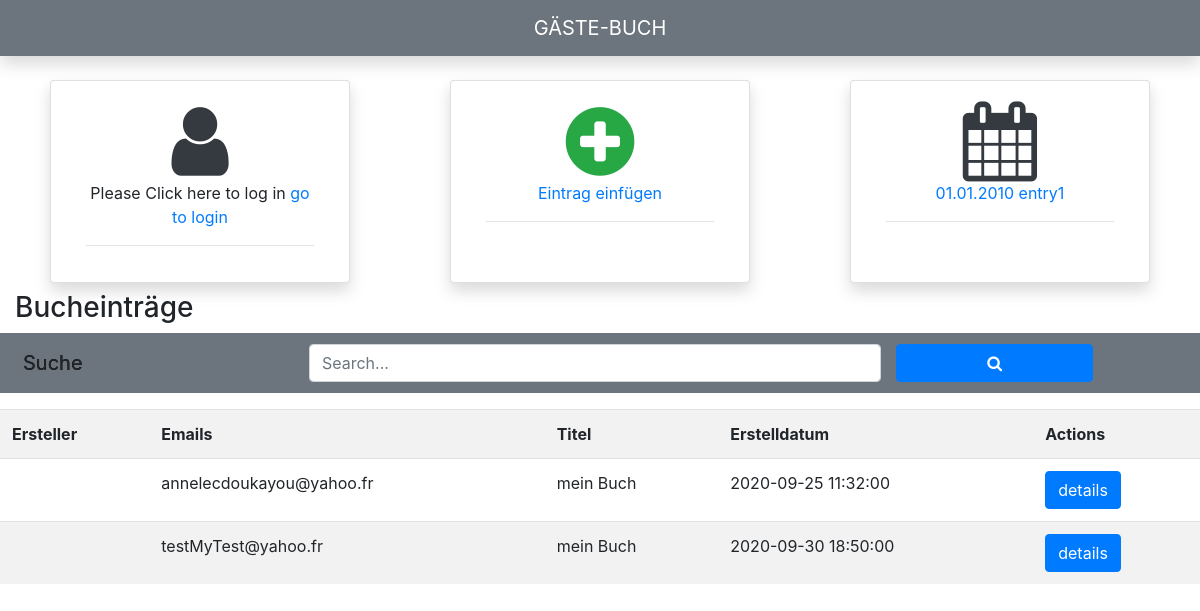
/Template/Pages/Dashboard.php, run on an earlier commit of the app's database.
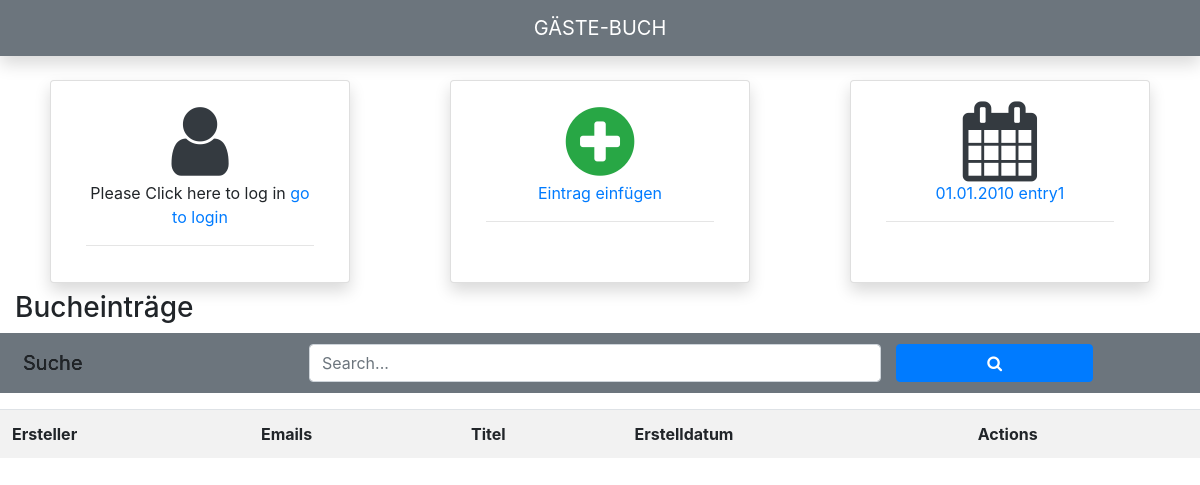
And on a later commit of the database.
### tables this page shows
CREATE TABLE BOOKENTRY
      (ID INTEGER PRIMARY KEY    NOT NULL,
      TITEL           TEXT    NOT NULL,
      CONTENT         TEXT    NOT NULL,
      DATE            DATETIME    NOT NULL ,
      USERID          INT     NOT NULL);

CREATE TABLE USER
      (ID INTEGER PRIMARY KEY    NOT NULL,
      USERNAME        TEXT    NOT NULL,
      EMAIL           TEXT    NOT NULL,
      PASSWORD        TEXT    NOT NULL);

### Model/DBconnexion/DAOBookEntry.php (called while the page is built, shortened)
<?php
require_once($_SERVER["DOCUMENT_ROOT"]."/Online-G-stebuch/Template/Pages/BookEntry.php");
class DAOBookEntry extends DAO implements IDAOBookEntry{
    public function getAll()
    {
        $db = new MyDB();
        $stmt = $db->prepare("SELECT b.id, b.titel,b.content,b.date,b.userid,u.email,u.username FROM BOOKENTRY b join USER u on u.id=b.userid");
        $stmt->execute();
        $result = $stmt->fetchAll(PDO::FETCH_CLASS, "BookEntry");
        return $result;
    }
}

### Template/Services/BookEntryService.php (called while the page is built, shortened)
<?php
 require_once $_SERVER["DOCUMENT_ROOT"] . "/Online-G-stebuch/Model/DBconnexion/DAOBookEntry.php";
class BookEntryService
{
    public function getAll()
    {
        $dbService = new DAOBookEntry();
        return $dbService->getAll();
    }
}

### Template/Pages/DashboardController.php (called while the page is built, shortened)
<?php
require_once $_SERVER["DOCUMENT_ROOT"] . "/Online-G-stebuch/Template/Services/BookEntryService.php";
$bookEntryService=new BookEntryService();
$BOOK_ENTRIES=$bookEntryService->getAll();

### Template/Pages/BookEntry.php (called while the page is built, shortened)
<?php
class BookEntry
{
	  private $titel;
    private $date;
    private $email;
	public function __construct() {
        $this->date = $this->DATE;
        $this->titel = $this->TITEL;
        $this->email = $this->EMAIL;
    }
	  public function getTitel(){
		return $this->titel;
	  }
    public function getDate(){
		return $this->date;
    }
    public function getUserEmail()
    {
    return $this->email;
    }
}
?>

### Template/Pages/Dashboard.php (the view, shortened to what this page needs)
<?php require_once $_SERVER["DOCUMENT_ROOT"] . "/Online-G-stebuch/Template/Pages/DashboardController.php";?>
<?php require_once '../../Template/includes/head.php' ?>
<body>
<?php require_once '../../Template/includes/header2.php' ?>;
<main role="main" class="flex-shrink-0">
   <div class="container-fluid">
<div class="row mt-5 justify-content-around">
    <div class="card shadow border-none col-md-3 m-2">
      <div class="card-body text-center">
        <h1 class="card-title m-auto text-dark"><i class="fa fa-user fa-2x" id="user"></i></h1 >
          <?php
          if (!isset($_SESSION['email'])){
                echo " Please Click here to  log in <a href='login.php'> go to login </a>" ;
          }else{
                echo $_SESSION['email'];
                 } ?>
        <hr>
      </div>
    </div>
    <div class="card shadow border-none col-md-3 m-2">
      <div class="card-body text-center">
        <h1 class="card-title m-auto text-success"><i class="fa fa-plus-circle fa-2x"></i></h1 >
        <a href="addEintrag.php" class="card-link">Eintrag einfügen</a>
        <hr>
      </div>
    </div>
    <div class="card shadow border-none col-md-3 m-2 ">
      <div class="card-body text-center">
        <h1 class="card-title m-auto text-dark"><i class="fa fa-calendar fa-2x"></i></h1 >
        <a href="#" class="card-link">01.01.2010 entry1</a>
         <hr>
      </div>
    </div>
</div>
   <div id="row">
            <h3>Bucheinträge</h3>
            <form class="form-inline row bg-secondary p-2">
            <div class="form-group col-md-9">
               <label  style="text-shadow: 0 0 black; font-size: 20px;"for="search" class="form-control-plaintext col-md-4" >Suche</label>
               <input type="text" class="form-control col-md-8" id="search" placeholder="Search...">
            </div>
            <button type="submit" class="btn btn-primary  col-md-2">
               <i class="fa fa-search"></i>
               </button>
            </form>
      </div>
      <div class="row mt-3">
      <table class="table table-striped">
    <tr>
        <th>Ersteller</th>
        <th>Emails</th>
        <th>Titel</th>
        <th>Erstelldatum</th>
        <th>Actions</th>
    </tr>
    <?php
                foreach ($BOOK_ENTRIES as $value) {
                  echo "<tr>";
                  echo "<td>". $value->getUsername()."</td>";
                  echo "<td>". $value->getUserEmail()."</td>";
                  echo "<td>".$value->getTitel()."</td>";
                  echo "<td>". date("Y-m-d H:i:s", strtotime($value->getDate()))."</td>";
                  echo "<td> <form method='POST' action='eintragdetails.php' >
                  <input type='hidden' class='form-control' name='Bookid'  value=' ". $value->getId()." '>
                   <button type='submit' class='btn btn-primary'>details </button>
                  </form> </td>";
                  echo "</tr>";
               }
                  ?>
</table>
      </div>
   </div>
</main>
</body>

### Template/Includes/head.php (shortened to what this page needs)
<!DOCTYPE html>
<html lang="de">
  <head>
    <link rel="stylesheet" href="https://stackpath.bootstrapcdn.com/bootstrap/4.5.2/css/bootstrap.min.css">
    <link href="https://stackpath.bootstrapcdn.com/font-awesome/4.7.0/css/font-awesome.min.css" rel="stylesheet">
</head>

### Template/Includes/header2.php (shortened to what this page needs)
<nav class="navbar navbar-expand-md navbar-dark fixed-top bg-secondary shadow">
    <a class="navbar-brand m-auto" id= "navbar" href="#">GÄSTE-BUCH</a>
  </nav>

What changed in the data, as far as the page shows it:
removed bookentry: USERID.EMAIL "annelecdoukayou@yahoo.fr", TITEL "mein Buch", DATE "2020-09-25 11:32:00"
removed bookentry: USERID.EMAIL "testMyTest@yahoo.fr", TITEL "mein Buch", DATE "2020-09-30 18:50:00"
